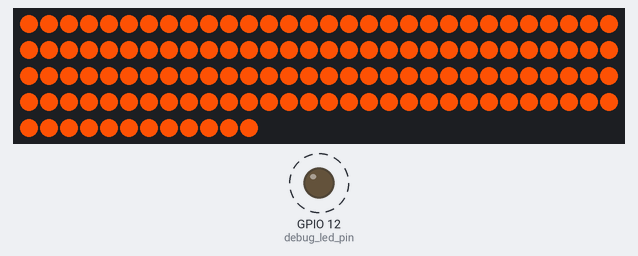
Simulated run of this sketch. Board: ESP32. Parts: 132 RGB LEDs in strip order, left to right, continuing on the next row, output pins drawn as LEDs (lit = HIGH). Dashed ring = blinking.

Above: at 0.2 s.
Timing chart, 0 to 130.0 s (numbered marks = the images above):
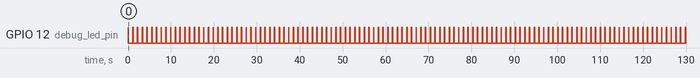

The sketch:

static_color.ino
```cpp
#include <NeoPixelBus.h>

const uint16_t PixelCount = 132;

// LED pin for debugging
const uint8_t debug_led_pin = 12;

// make sure to set this to the correct pins
const uint8_t DotClockPin = 18;
const uint8_t DotDataPin = 23;

// for software bit bang
NeoPixelBus<DotStarBgrFeature, DotStarMethod> strip(PixelCount, DotClockPin, DotDataPin);

RgbColor color_black(0, 0, 0);
RgbColor color_custom(0xf9, 0x50, 0x04);

void setup()
{
  pinMode(debug_led_pin, OUTPUT);

  strip.Begin();
  strip.ClearTo(color_custom);
  strip.Show();
}

void loop()
{
  // "I'm alive" blink
  digitalWrite(debug_led_pin, HIGH);
  vTaskDelay(100 / portTICK_PERIOD_MS);
  digitalWrite(debug_led_pin, LOW);

  // Sleep
  esp_sleep_enable_timer_wakeup(1000000 * 5);
  esp_light_sleep_start();
}
```

Measured:
- by itself, GPIO 12 (debug_led_pin): alternates HIGH for 0.10 s and LOW for 1.0 s
